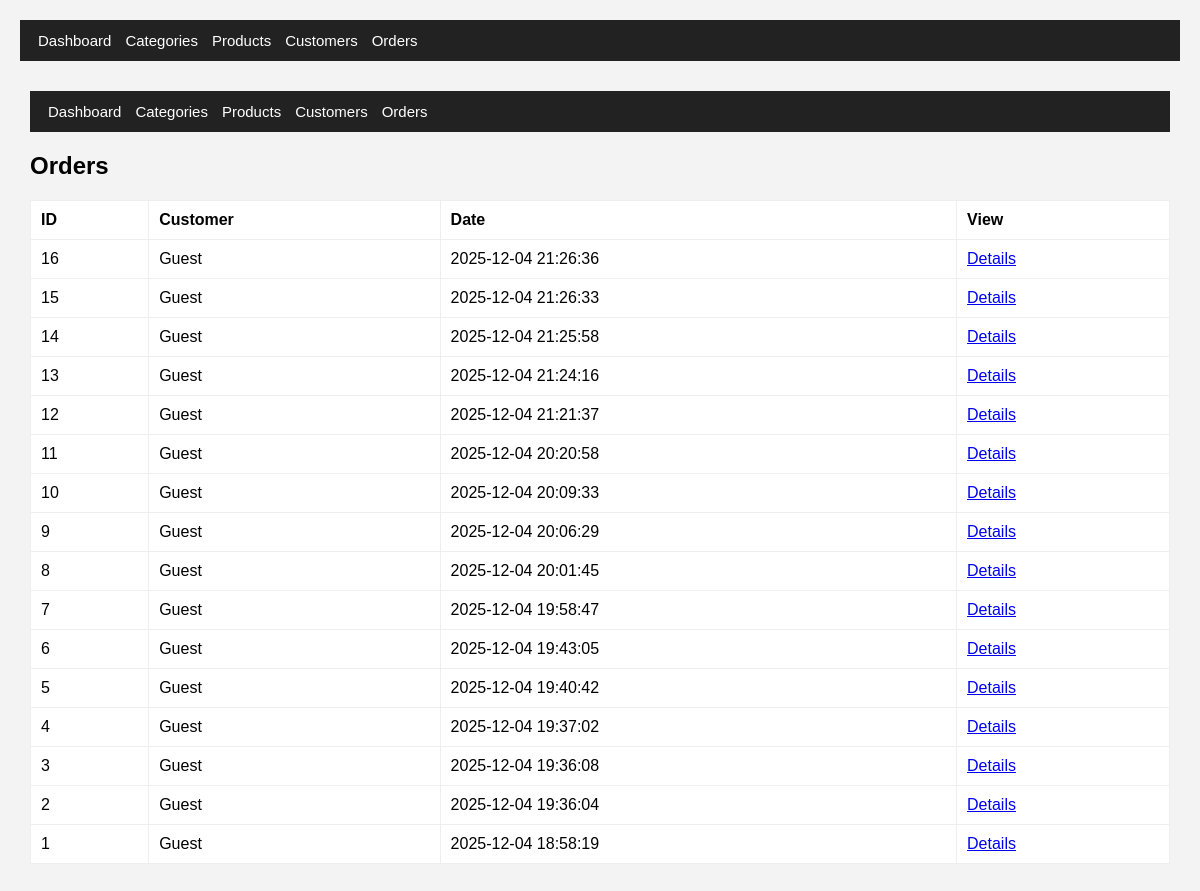
/orders.php, run on the app's committed database.
### tables this page shows
CREATE TABLE `orders` (
  `id` int(11) NOT NULL,
  `customer_id` int(11) DEFAULT NULL,
  `order_date` datetime DEFAULT current_timestamp()
);

CREATE TABLE `customers` (
  `id` int(11) NOT NULL,
  `fullname` varchar(100) DEFAULT NULL,
  `email` varchar(100) DEFAULT NULL,
  `phone` varchar(50) DEFAULT NULL
);

### orders.php (the view, shortened to what this page needs)
<?php
include "../database.php";
include "nav.php";
$sql = "SELECT orders.*, customers.fullname
        FROM orders
        LEFT JOIN customers ON customers.id = orders.customer_id
        ORDER BY orders.id DESC";
$res = $connection->query($sql);
?>
<!DOCTYPE html>
<html>
<head>
    <link rel="stylesheet" href="../style.css">
</head>
<body>
<div class="container">
    <?php include "nav.php"; ?>
    <h2>Orders</h2>
    <table>
        <tr>
            <th>ID</th>
            <th>Customer</th>
            <th>Date</th>
            <th>View</th>
        </tr>
        <?php while ($r = $res->fetch_assoc()): ?>
        <tr>
            <td><?= $r['id'] ?></td>
            <td><?= htmlspecialchars($r['fullname']) ?></td>
            <td><?= $r['order_date'] ?></td>
            <td><a href="order_view.php?id=<?= $r['id'] ?>">Details</a></td>
        </tr>
        <?php endwhile; ?>
    </table>
</div>
</body>
</html>

### style.css (style rules this page uses)
body { font-family: Arial, sans-serif; background: #f3f3f3; padding: 20px; margin: 0; }
.container { max-width: 1200px; margin: 20px auto; padding: 10px; }
table { width: 100%; border-collapse: collapse; background: white; }
table th, table td { padding: 10px; border: 1px solid #eee; text-align: left; }

### data on the page
orders: id "16", customer.fullname "Guest", order_date "2025-12-04 21:26:36"
orders: id "15", customer.fullname "Guest", order_date "2025-12-04 21:26:33"
orders: id "14", customer.fullname "Guest", order_date "2025-12-04 21:25:58"
orders: id "13", customer.fullname "Guest", order_date "2025-12-04 21:24:16"
orders: id "12", customer.fullname "Guest", order_date "2025-12-04 21:21:37"
orders: id "11", customer.fullname "Guest", order_date "2025-12-04 20:20:58"
orders: id "10", customer.fullname "Guest", order_date "2025-12-04 20:09:33"
orders: id "9", customer.fullname "Guest", order_date "2025-12-04 20:06:29"
orders: id "8", customer.fullname "Guest", order_date "2025-12-04 20:01:45"
orders: id "7", customer.fullname "Guest", order_date "2025-12-04 19:58:47"
orders: id "6", customer.fullname "Guest", order_date "2025-12-04 19:43:05"
orders: id "5", customer.fullname "Guest", order_date "2025-12-04 19:40:42"
orders: id "4", customer.fullname "Guest", order_date "2025-12-04 19:37:02"
orders: id "3", customer.fullname "Guest", order_date "2025-12-04 19:36:08"
orders: id "2", customer.fullname "Guest", order_date "2025-12-04 19:36:04"
orders: id "1", customer.fullname "Guest", order_date "2025-12-04 18:58:19"
